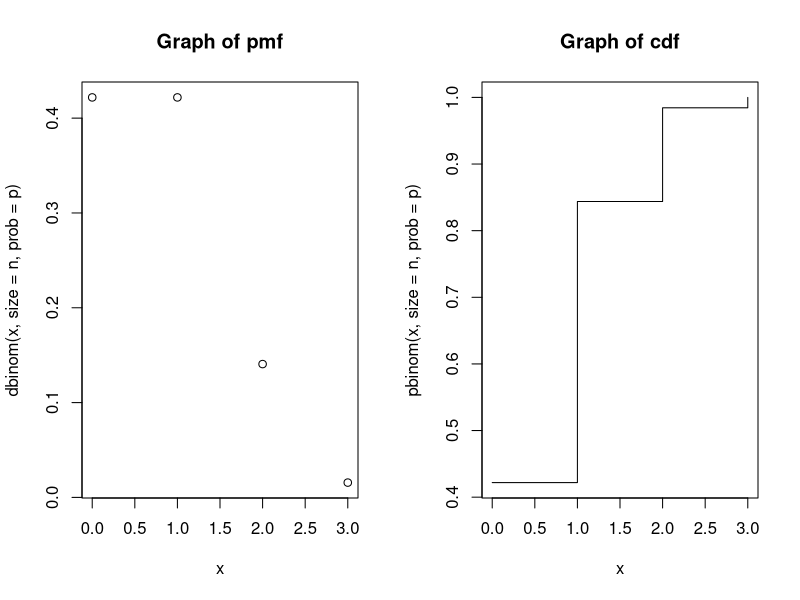

Write the R code that produced this figure.
## ---- chunk 1
# include=FALSE means code will not display in html
# eval=FALSE is a global option for blank worksheet
knitr::opts_chunk$set(eval=FALSE)
## ---- chunk 2
0.75^3
## ---- chunk 3
0.25^3 #all correct answers
3 * (0.25 * 0.75**2) #one correct answer
3 * (0.25**2 * 0.75) #two correct answers
0.75^3 #no correct answers
## ---- chunk 4
0.421875 + 0.421875
## ---- chunk 5
n <- 3  # set number of trials n
p <- 0.25  # prob of success in a trial
x <- 0:n  # vector from 0 to n=3

par(mfrow=c(1, 2))
plot(x, dbinom(x, size = n, prob = p), main = "Graph of pmf")
plot(x, pbinom(x, size = n, prob = p), type="s", main = "Graph of cdf")
par(mfrow=c(1, 1))
